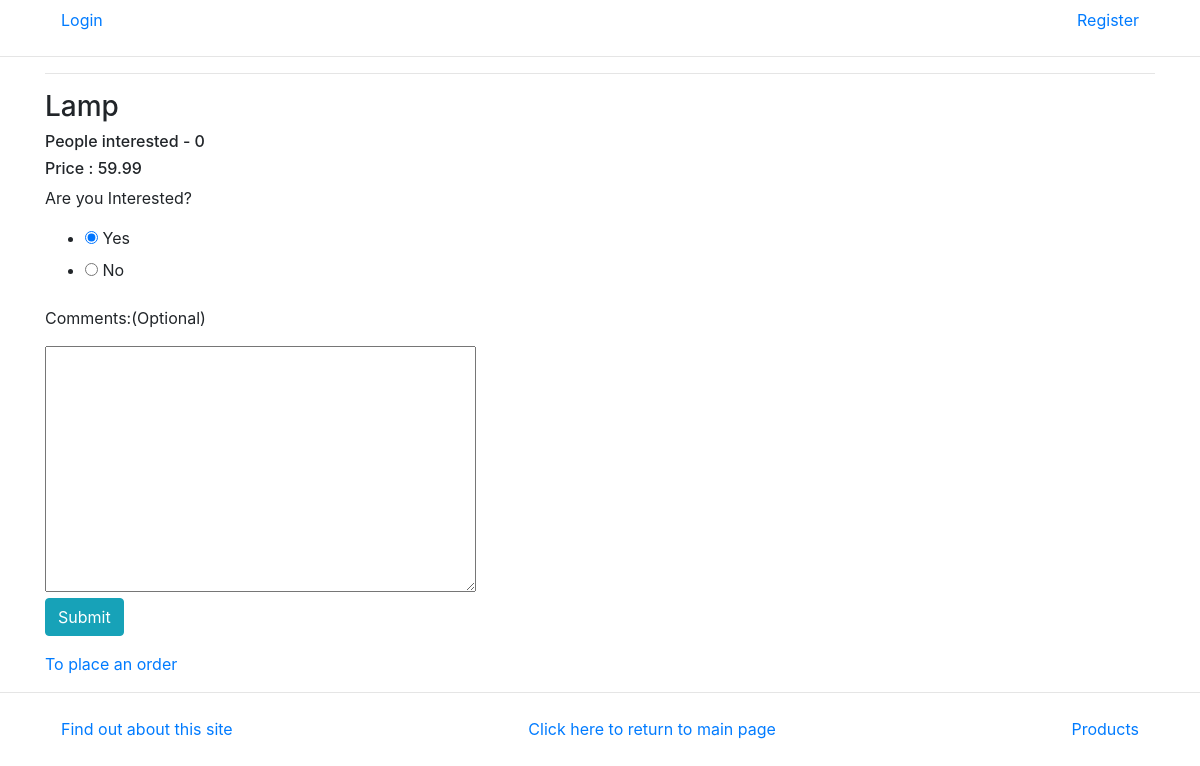
Before: /storeapp/products/4 with the older database file.
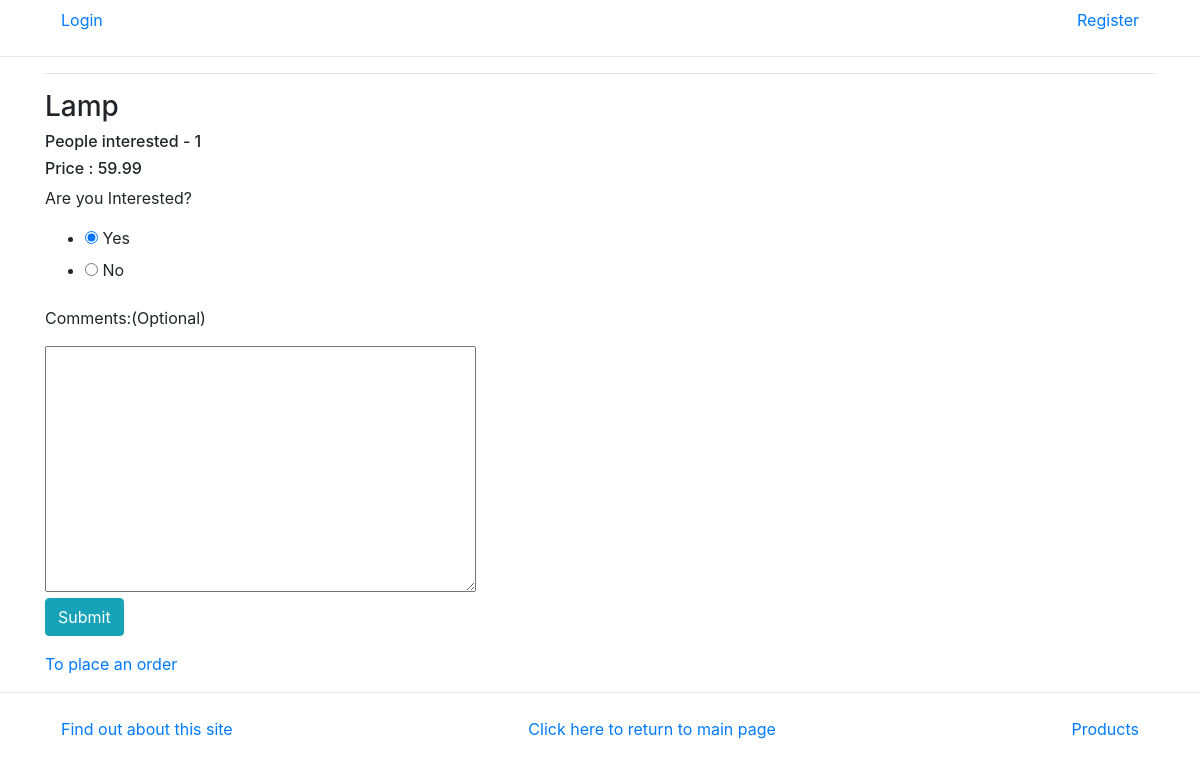
After: the same page with the newer database file.
### storeapp/models.py (models this page shows, shortened)
class Product(models.Model):
    category = models.ForeignKey(Category, related_name='products', on_delete=models.CASCADE)
    name = models.CharField(max_length=200)
    price = models.DecimalField(max_digits=10, decimal_places=2)
    stock = models.PositiveIntegerField(default=100, validators={})
    available = models.BooleanField(default=True)
    description = models.TextField(max_length=200, null=True, blank=True)
    interested = models.PositiveIntegerField(default=0)

### storeapp/views.py (the view)
# urls.py: path(r'products/<int:prod_id>', views.productdetail, name='productdetail'),
def productdetail(request, prod_id):
    prod = Product.objects.get(id=prod_id)
    if request.method == 'POST':
        form = InterestForm(request.POST)
        if form.is_valid():
            if request.POST['interested'] == '1':
                prod.interested = prod.interested + 1
                prod.save()
            return redirect('storeapp:index')
    else:
        form = InterestForm()
        return render(request, 'storeapp/productdetail.html', {'form': form, 'prod': prod})

### storeapp/forms.py
class InterestForm(forms.Form):
    interested = forms.IntegerField(widget=forms.RadioSelect(choices=[('1', 'Yes'), ('0', 'No')]), required=True, initial=1)
    comments = forms.CharField(widget=forms.Textarea(), label="Additional Comments", required=False)

### storeapp/templates/storeapp/productdetail.html (shortened to what this page needs)
{% extends 'storeapp/base.html' %}
{% block body_block %}
    <hr class="navbar-dark">
    {%  if prod %}
        <h3>{{ prod.name }}</h3>
        <div class="text-left">
        <h6>People interested - {{ prod.interested }}</h6>
        <h6>Price : {{ prod.price }}</h6>
        </div>
        <div class="form-group">
        <form method="post">
            <p>Are you Interested?</p>
            {{ form.interested }}
            <p>Comments:(Optional)</p>
            {{ form.comments }}
            <br>
            <input class="btn btn-info" type="submit" value="Submit">
        </form>
        </div>
    {% else %}
        <p>Sorry! No product matches this ID</p>
    {% endif %}
    <a href = "{% url 'storeapp:place_order' %}">To place an order</a>
{% endblock %}

Changed rows visible on the page:
changed Product "Lamp": interested "0" → "1"
